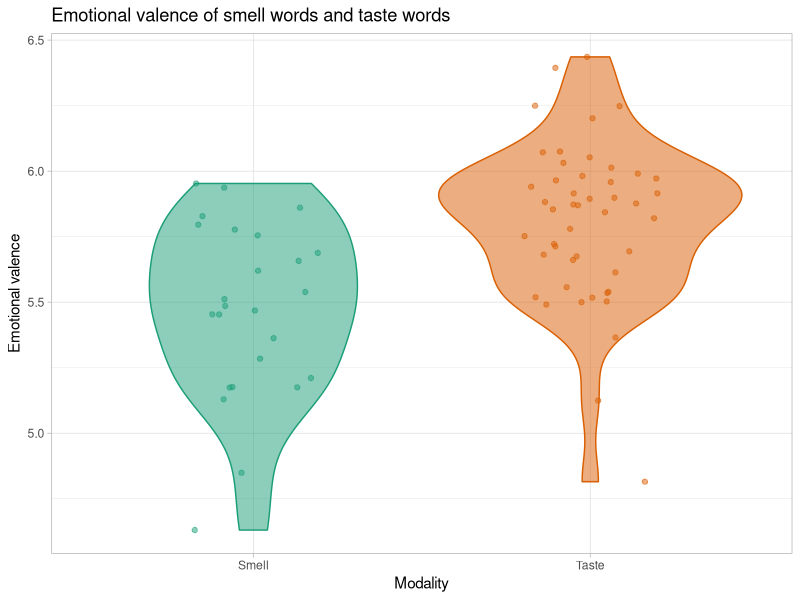

Reproduce this figure in R.
## ---- chunk 1
#| label: setup
#| message: false
#| echo: false

library(tidyverse)
theme_set(theme_light())

options(ggplot2.discrete.fill = RColorBrewer::brewer.pal(8, "Dark2"))
options(ggplot2.discrete.colour = RColorBrewer::brewer.pal(8, "Dark2"))

options(dplyr.summarise.inform = FALSE)

my_seed <- 8878

# library(lme4)
# library(lmerTest)
## ---- chunk 2
#| label: senses-valence
#| message: false

senses_valence <- read_csv("data/senses_valence.csv") %>%
  filter(Modality %in% c("Smell", "Taste")) %>% 
  mutate(Modality = factor(Modality))
## ---- chunk 3
#| label: val-mod-violin
#| echo: false

senses_valence %>% 
  ggplot(aes(x = Modality, y = Val, fill = Modality, colour = Modality)) +
  geom_violin(alpha = 0.5) +
  geom_jitter(alpha = 0.5, width = 0.2) +
  theme(legend.position = 'none') +
  labs(
    y     = 'Emotional valence',
    title = 'Emotional valence of smell words and taste words'
  )
## ---- chunk 4
#| label: val-mod-contrasts

contrasts(senses_valence$Modality)
## ---- chunk 5
#| label: si
#| message: false

si <- read_csv("data/si.csv") %>%
  mutate(
    SI = factor(SI, levels = c("no_scalar", "scalar")),  # make into a factor
    logfreq = log(freq),                                 # log the frequency
    logfreq_c = logfreq - mean(logfreq),                 # centre logfreq
    semdist_c = semdist - mean(semdist)                  # centre semdist
  )
## ---- chunk 6
#| label: si-contrasts

contrasts(si$SI)
